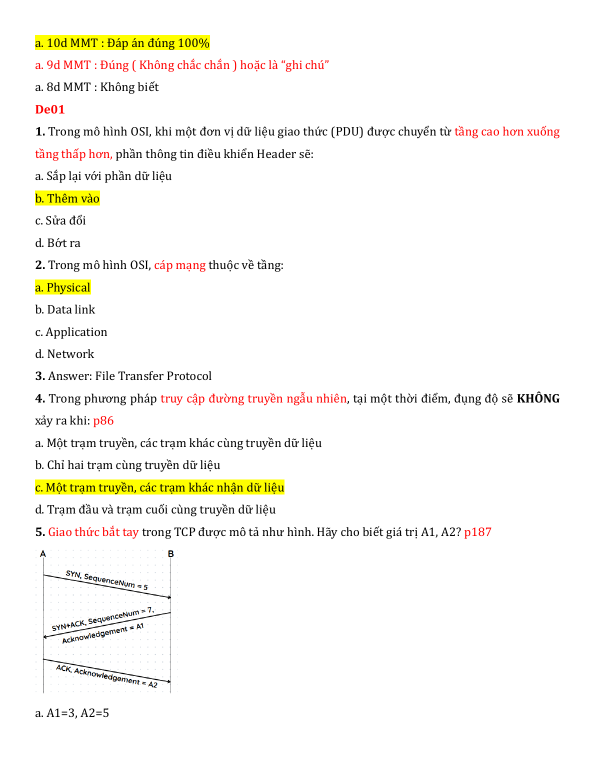
#> input picture assets/source-page-01.png, 1190 x 1540 px (shown at 1/2 size); its folder holds only this picture in this run
$ python analyze_source_images.py
#> lines starting #> are read from the running program, lines starting #| are printed output that depends on the picture; after the words box and inside, x2 and y2 are one past the last pixel; in counts of white or black regions, pixels touching at a corner belong together
from pathlib import Path
from collections import deque
import json

import numpy as np
from PIL import Image

PAGES = [1, 10, 19, 21, 49, 56]
ROOT = Path(__file__).resolve().parents[1]
OUT_JSON = ROOT / "source_image_analysis.json"
OUT_TXT = ROOT / "source_image_analysis.txt"


def intervals(values, threshold, max_gap=0, min_len=1):
    active = [i for i, v in enumerate(values) if v >= threshold]
    if not active:
        return []
    groups = []
    start = prev = active[0]
    for i in active[1:]:
        if i - prev <= max_gap + 1:
            prev = i
            continue
        if prev - start + 1 >= min_len:
            groups.append((start, prev + 1))
        start = prev = i
    if prev - start + 1 >= min_len:
        groups.append((start, prev + 1))
    return groups


def components(mask, min_pixels=8):
    h, w = mask.shape
    seen = np.zeros_like(mask, dtype=bool)
    out = []
    for y in range(h):
        for x in range(w):
            if not mask[y, x] or seen[y, x]:
                continue
            q = deque([(x, y)])
            seen[y, x] = True
            xs, ys = [], []
            while q:
                cx, cy = q.popleft()
                xs.append(cx); ys.append(cy)
                for nx, ny in ((cx-1,cy),(cx+1,cy),(cx,cy-1),(cx,cy+1),(cx-1,cy-1),(cx+1,cy-1),(cx-1,cy+1),(cx+1,cy+1)):
                    if 0 <= nx < w and 0 <= ny < h and mask[ny, nx] and not seen[ny, nx]:
                        seen[ny, nx] = True
                        q.append((nx, ny))
            if len(xs) >= min_pixels:
                out.append({
                    "x": min(xs), "y": min(ys),
                    "w": max(xs)-min(xs)+1, "h": max(ys)-min(ys)+1,
                    "pixels": len(xs)
                })
    out.sort(key=lambda c: c["pixels"], reverse=True)
    return out


def dilate(mask, iterations=1, horizontal=1, vertical=1):
    out = mask.copy()
    for _ in range(iterations):
        p = np.pad(out, ((vertical, vertical), (horizontal, horizontal)), constant_values=False)
        merged = np.zeros_like(out)
        for dy in range(-vertical, vertical + 1):
            for dx in range(-horizontal, horizontal + 1):
                y0 = vertical + dy
                x0 = horizontal + dx
                merged |= p[y0:y0+out.shape[0], x0:x0+out.shape[1]]
        out = merged
    return out


def ascii_map(ink, color, cols=48, rows=64):
    h, w = ink.shape
    lines = []
    chars = " .:-=+*#%@"
    for gy in range(rows):
        y0 = gy * h // rows
        y1 = max(y0 + 1, (gy + 1) * h // rows)
        row = []
        for gx in range(cols):
            x0 = gx * w // cols
            x1 = max(x0 + 1, (gx + 1) * w // cols)
            d = float(ink[y0:y1, x0:x1].mean())
            cd = float(color[y0:y1, x0:x1].mean())
            if cd > 0.04:
                row.append("C")
            elif d < 0.01:
                row.append(" ")
            else:
                idx = min(len(chars)-1, max(1, int(round(d * 18))))
                row.append(chars[idx])
        lines.append("".join(row).rstrip())
    return lines


def pct_box(box, w, h, scale=1):
    return {
        "x_pct": round(box["x"] * scale / w * 100, 2),
        "y_pct": round(box["y"] * scale / h * 100, 2),
        "w_pct": round(box["w"] * scale / w * 100, 2),
        "h_pct": round(box["h"] * scale / h * 100, 2),
        "pixels": box["pixels"],
    }


report = {}
text = []
for page in PAGES:
    path = ROOT / "assets" / f"source-page-{page:02d}.png"
    im = Image.open(path).convert("RGB")
#> im is the input picture: PIL image 1190x1540 RGB; mean R, G, B 249.9, 248.8, 244.9
    a = np.asarray(im)
    h, w, _ = a.shape
#> h = 1540; w = 1190
    ink = np.min(a, axis=2) < 242
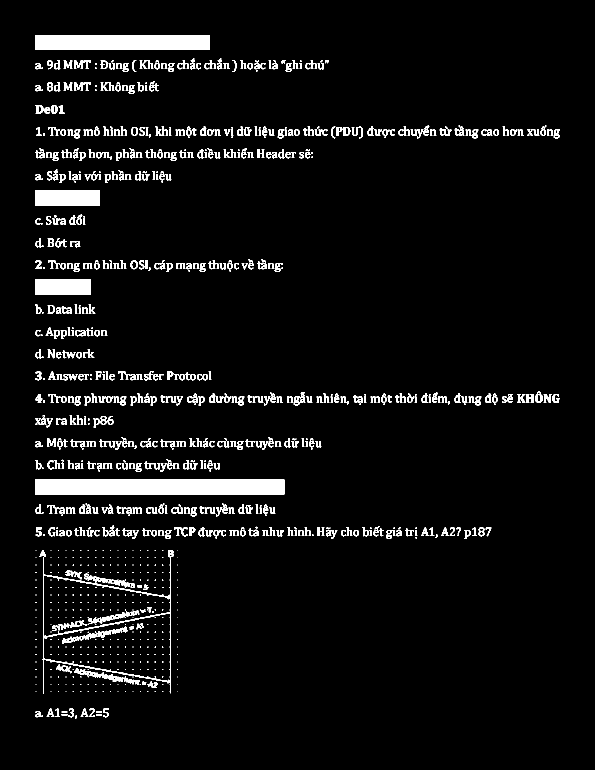
#> ink: shape (1540, 1190) bool (shown at 1/2 size); 5.1% white; 1006 white regions (413 under 20 px), largest, box (x1, y1, x2, y2) and area: (70, 959, 569, 989) 14970, (70, 70, 420, 100) 10500, (70, 381, 200, 411) 3900
    chroma = np.max(a, axis=2) - np.min(a, axis=2)
    color = (chroma > 24) & (np.min(a, axis=2) < 235)
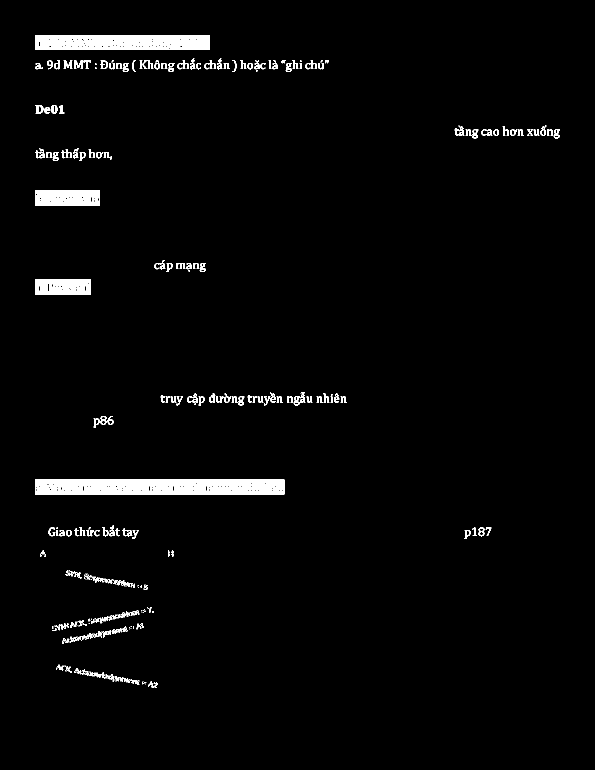
#> color: shape (1540, 1190) bool (shown at 1/2 size); 2.5% white; 243 white regions (74 under 20 px), largest, box (x1, y1, x2, y2) and area: (70, 959, 569, 989) 13916, (70, 70, 420, 100) 9656, (70, 381, 200, 411) 3630

    row_ink = ink.mean(axis=1)
#> row_ink = 1540 values, max 0.537 at index 794, min 0 at index 0, mean 0.0513
    row_color = color.mean(axis=1)
#> row_color = 1540 values, max 0.419 at index 959, min 0 at index 0, mean 0.0247

    # Work on a 1/4 image. Color regions help with network diagrams; dark regions
    # help with TCP/HDLC/window diagrams that are mostly black line art.
    small = im.resize((max(1, w // 4), max(1, h // 4)), Image.Resampling.BILINEAR)
    sa = np.asarray(small)
    sm_min = np.min(sa, axis=2)
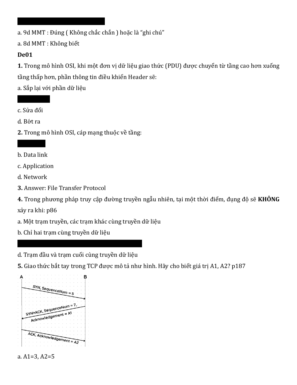
#> sm_min: shape (385, 297); min 0, max 255, mean 244.9
    sm_chroma = np.max(sa, axis=2) - sm_min

    sm_color = (sm_chroma > 22) & (sm_min < 238)
#> sm_color: shape (385, 297) bool; 3.6% white; 46 white regions (11 under 20 px), largest, box (x1, y1, x2, y2) and area: (17, 239, 143, 248) 1132, (17, 17, 105, 26) 789, (17, 95, 50, 103) 264
    sm_color_joined = dilate(sm_color, iterations=3, horizontal=1, vertical=1)
#> after the loop in dilate, `for _ in range(iterations):`:
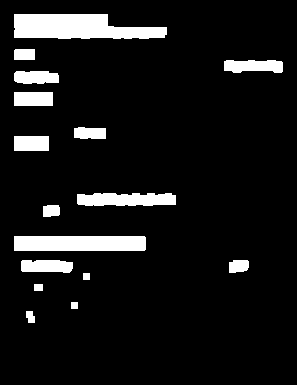
#> merged: shape (385, 297) bool; 8.9% white; 16 white regions, largest, box (x1, y1, x2, y2) and area: (14, 14, 167, 39) 2951, (14, 236, 146, 251) 1978, (77, 193, 176, 206) 1146
    color_comps = components(sm_color_joined, min_pixels=18)[:16]
#> color_comps = 16 items

    # Strong dark ink. Use a wider horizontal join than vertical join so text stays
    # mostly as short row components while diagrams/arrows/boxes connect vertically.
    sm_dark = sm_min < 185
#> sm_dark: shape (385, 297) bool; 5.8% white; 395 white regions (341 under 20 px), largest, box (x1, y1, x2, y2) and area: (17, 239, 142, 248) 1121, (17, 17, 105, 25) 703, (17, 95, 50, 103) 264
    sm_dark_joined = dilate(sm_dark, iterations=2, horizontal=2, vertical=1)
#> call 2 of dilate, with iterations = 2, horizontal = 2, vertical = 1
#> after the loop in dilate (call 2), `for _ in range(iterations):`:
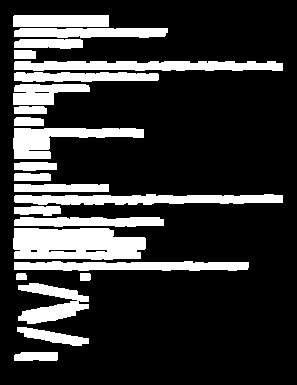
#> merged: shape (385, 297) bool; 21% white; 23 white regions, largest, box (x1, y1, x2, y2) and area: (13, 228, 146, 260) 3632, (14, 61, 283, 71) 2312, (14, 194, 283, 205) 2280
    dark_comps = components(sm_dark_joined, min_pixels=30)
#> dark_comps = 23 items
    dark_comps = [c for c in dark_comps if c["w"] >= 8 and c["h"] >= 3][:24]

    # A lighter threshold catches anti-aliased arrows and thin box borders.
    sm_line = sm_min < 220
#> sm_line: shape (385, 297) bool; 8.3% white; 187 white regions (43 under 20 px), largest, box (x1, y1, x2, y2) and area: (17, 239, 142, 248) 1125, (17, 17, 105, 25) 704, (21, 303, 86, 346) 462
    sm_line_joined = dilate(sm_line, iterations=2, horizontal=1, vertical=1)
#> call 3 of dilate, with iterations = 2, horizontal = 1, vertical = 1
#> the loop in dilate (call 3), `for _ in range(iterations):` made 2 passes
#> pass 1, in dilate (call 3), `p = np.pad(out, ((vertical, vertical), (horizontal, horizontal)), cons..`:
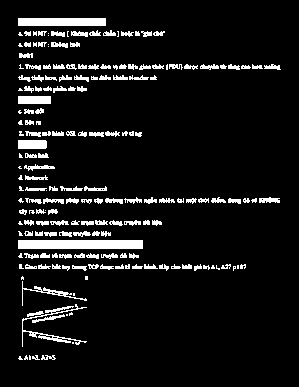
#> p: shape (387, 299) bool; 8.2% white; 187 white regions (43 under 20 px), largest, box (x1, y1, x2, y2) and area: (18, 240, 143, 249) 1125, (18, 18, 106, 26) 704, (22, 304, 87, 347) 462
#> after the loop in dilate (call 3), `for _ in range(iterations):`:
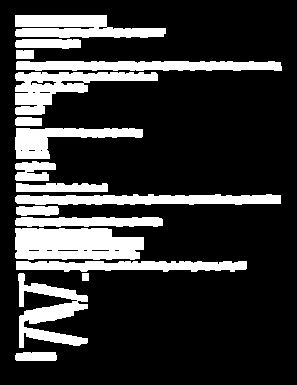
#> merged: shape (385, 297) bool; 20.9% white; 17 white regions, largest, box (x1, y1, x2, y2) and area: (15, 228, 144, 260) 3585, (15, 72, 158, 115) 2570, (15, 15, 166, 38) 2474
    line_comps = components(sm_line_joined, min_pixels=30)
#> line_comps = 17 items
    line_comps = [c for c in line_comps if c["w"] >= 8 and c["h"] >= 3][:24]
#> line_comps = 16 items

    info = {
        "width": w,
        "height": h,
        "ink_row_bands_pct": [
            [round(y0/h*100,2), round(y1/h*100,2)]
            for y0,y1 in intervals(row_ink, 0.004, max_gap=7, min_len=2)
        ],
        "color_row_bands_pct": [
            [round(y0/h*100,2), round(y1/h*100,2)]
            for y0,y1 in intervals(row_color, 0.001, max_gap=10, min_len=2)
        ],
        "color_components_pct": [pct_box(c, w, h, scale=4) for c in color_comps],
        "dark_components_pct": [pct_box(c, w, h, scale=4) for c in dark_comps],
        "line_components_pct": [pct_box(c, w, h, scale=4) for c in line_comps],
        "peak_ink_rows_pct": [round(int(i)/h*100,2) for i in np.argsort(row_ink)[-12:][::-1]],
    }
#> in intervals, `active = [i for i, v in enumerate(values) if v >= threshold]`: active = 798 values from 70 to 1434
#> in intervals, `start = prev = active[0]`: start = 70
#> the loop in intervals, `for i in active[1:]:` made 797 passes
#> (i, prev) on passes 1 to 12: (71, 71), (72, 72), (73, 73), (74, 74), (75, 75), (76, 76), (77, 77), (78, 78), (79, 79), (80, 80), (81, 81), (82, 82)
#> prev on passes 61 to 66: 168, 169, 170, 171, 172, 173
#> after the loop in intervals, `for i in active[1:]:`: groups = 28 pairs, first value 70 to 1308, second value 100 to 1384
#> the loop in intervals (call 2), `for i in active[1:]:` made 490 passes
#> prev on passes 61 to 72: 214, 215, 216, 217, 218, 219, 220, 221, 222, 223, 224, 225
    report[str(page)] = info

    text.append(f"\n===== PAGE {page:02d}  {w}x{h} =====")
    text.append("Ink bands (% y): " + json.dumps(info["ink_row_bands_pct"], ensure_ascii=False))
    text.append("Color bands (% y): " + json.dumps(info["color_row_bands_pct"], ensure_ascii=False))
    text.append("Largest color components (%): " + json.dumps(info["color_components_pct"], ensure_ascii=False))
    text.append("Largest dark components (%): " + json.dumps(info["dark_components_pct"], ensure_ascii=False))
    text.append("Largest line components (%): " + json.dumps(info["line_components_pct"], ensure_ascii=False))
    text.append("ASCII map: C = colored illustration; symbols = dark ink density")
    text.extend(ascii_map(ink, color))
#> after the loop in ascii_map, `for gy in range(rows):`: lines = 64 items, first 6: '', '', '  .CCCCCCCCCCCCCC', '  CCCCCCCCCCCCCCC', '  .CCCCCCCCCCCCCC.', '  CCCCCCCCCCCCCCCCCCCCCCCCC'
#> (the run stopped early here; a loop or call above may not have finished)
